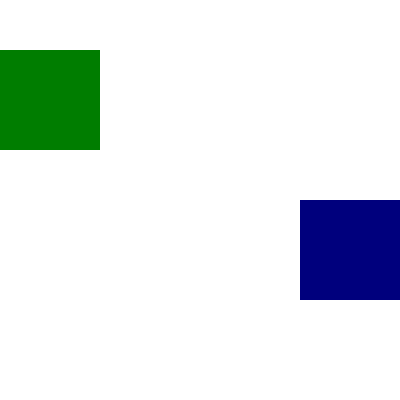
Frame 1 (no input)
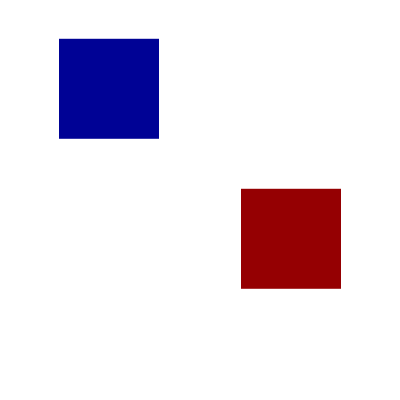
Frame 60 (the mouse pressed at the canvas centre just before this capture)
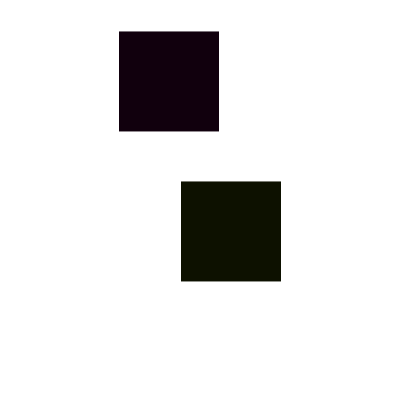
Frame 120 (the mouse held since frame 60 and released just before this capture)

The Processing sketch that drew these frames (run headless with seeded random() and noise(); from frame 60 on, the mouse is pressed at the canvas centre):

// Processing sketch: W1_E5
// ── W1_E5.pde
int i = 0;
int j = 0;

void setup()
{
    size(400, 400);
    noStroke();
    i = 0;
    j = 0;
}

void draw()
{
    int red = (int) (200 * sin(25 * i));
    int green = (int) (125 * cos(25 * i));
    int blue = (int)  (150 * sin(25 * i) * cos(50 * i));
    color c1 = color(red, green, blue);
    color c2 = color(blue, red, green);
    
  
    background(255);
    fill(c1);
    rect(i, 30 * sin(0.1 * j) + 50, 100, 100);
    fill(c2);
    rect(300-i, 30 * sin(0.1 * j) + 200, 100, 100);
    i++;
    j++;
    
    if(i >= 300)
      { 
       fill(c1);
       rect(i - 400, 30 * sin(0.1 * j) + 50, 100, 100);
       fill(c2);
       rect(700 - i, 30 * sin(0.1 * j) + 200, 100, 100);
      }
     if(i >= 400) i -= 400;
}
